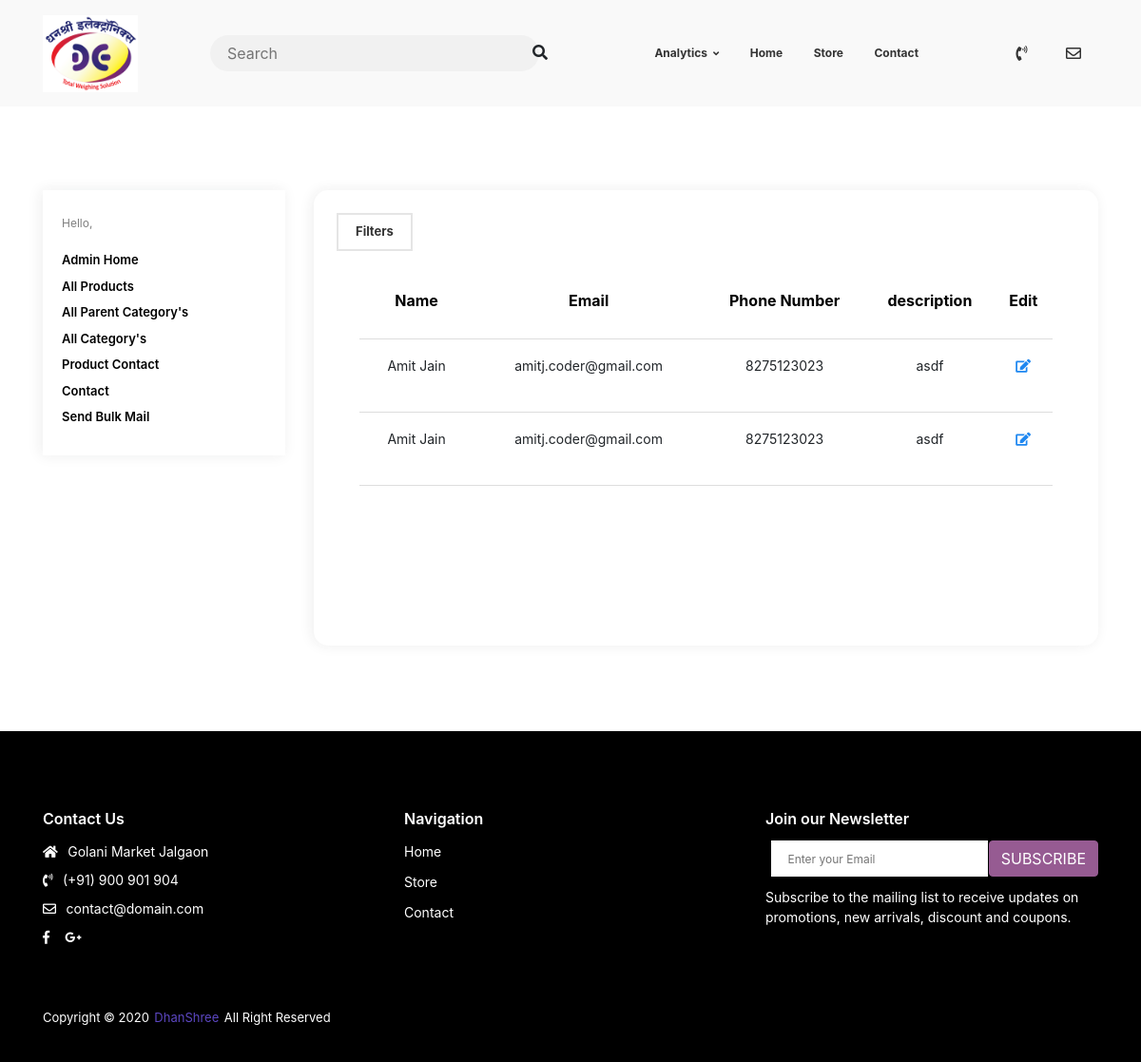
The app's page /analytics/contact/ (signed in), older data.
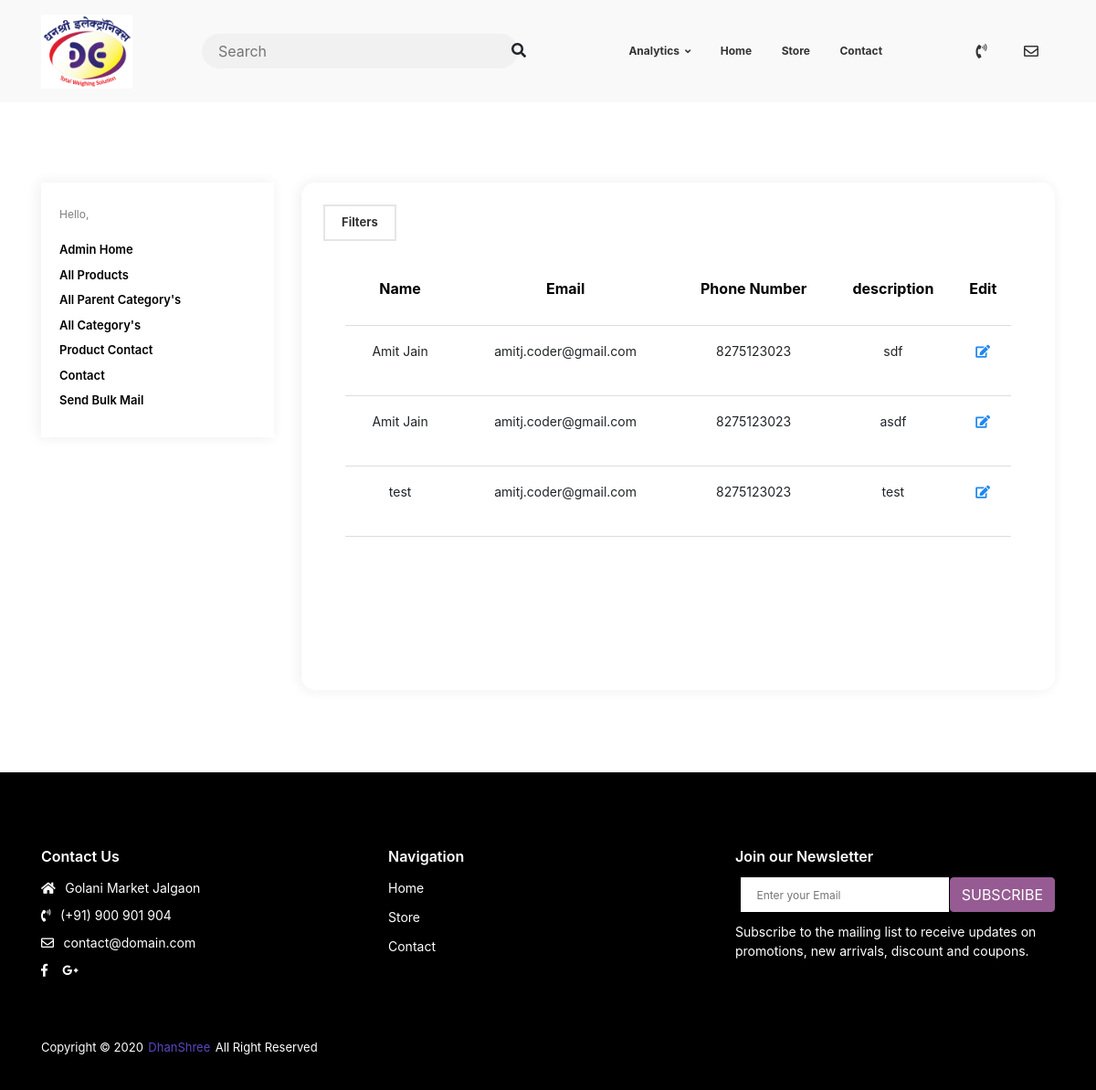
The same page, newer data.
### home/models.py (models this page shows, shortened)
class Contact(models.Model):
    name = models.CharField(max_length=100)
    email = models.EmailField(null=True, blank=True)
    mobile = models.IntegerField()
    description = models.TextField()
    date = models.DateField(default=timezone.now)
    read = models.BooleanField(default=False)
    class Meta:
        ordering = ['-date']

### analytics/views.py (the view)
# urls.py: path('contact/', views.AdminContactListView.as_view(), name='admin-contact'),
class AdminContactListView(LoginRequiredMixin, UserPassesTestMixin, ListView):
    model = Contact
    paginate_by = 4
    template_name = "analytics/contact_list_admin.html"
    def get_context_data(self, **kwargs):
        context = super().get_context_data(**kwargs)
        current_query = Contact.objects.all()
        category_filter = ContactFilter(self.request.GET, queryset=current_query)
        context['filter'] = category_filter
        if len(category_filter.qs) != len(current_query):
            context['object_list'] = category_filter.qs
            if len(category_filter.qs) < self.paginate_by:
                context['is_paginated'] = False
        return context
    def test_func(self):  # Giving only staff the permission to add Category
        return self.request.user.is_staff is True

### analytics/templates/analytics/contact_list_admin.html (shortened to what this page needs)
{% extends "analytics/base.html" %}
{% load crispy_forms_tags %}
{% load products_extras %}
{% load widget_tweaks %}
{% block data %}
<div class="tool-style__group u-s-m-b-8">
    <span class="js-shop-filter-target" data-side="#side-filter">Filters</span>
</div>
<div class="dash__pad-2">
<table width="100%">
    <tr>
        <th><p align="center" style="color: #000;font-size: 1em;">Name</p></th>
        <th><p align="center" style="color: #000;font-size: 1em;">Email</p></th>
        <th><p align="center" style="color: #000;font-size: 1em;">Phone Number</p></th>
        <th><p align="center" style="color: #000;font-size: 1em;">description</p></th>
        <th><p align="center" style="color: #000;font-size: 1em;">Edit</p></th>
    </tr>
    {% for object in object_list %}
    <tr>
        <td style="padding: 1em;"><p align="center">{{ object.name }}</p></td>
        <td style="padding: 1em;"><p align="center">{{ object.email }}</p></td>
        <td style="padding: 1em;"><p align="center">{{ object.mobile }}</p></td>
        <td style="padding: 1em;"><p align="center">{{ object.description }}</p></td>
        <td style="padding: 1em;"><p align="center"><a href="{% url 'admin-contact-update' object.id %}"><i class="fas fa-edit"></i></a></p></td>
    </tr>
    {% endfor %}
</table>
</div>
<div class="u-s-p-y-60">
</div>
{% endblock data %}

Row changes from the older to the newer data that the page shows:
removed Contact: name "Amit Jain", email "amitj.coder@gmail.com", mobile "8275123023", description "asdf"
added Contact: name "Amit Jain", email "amitj.coder@gmail.com", mobile "8275123023", description "sdf"
added Contact: name "test", email "amitj.coder@gmail.com", mobile "8275123023", description "test"
